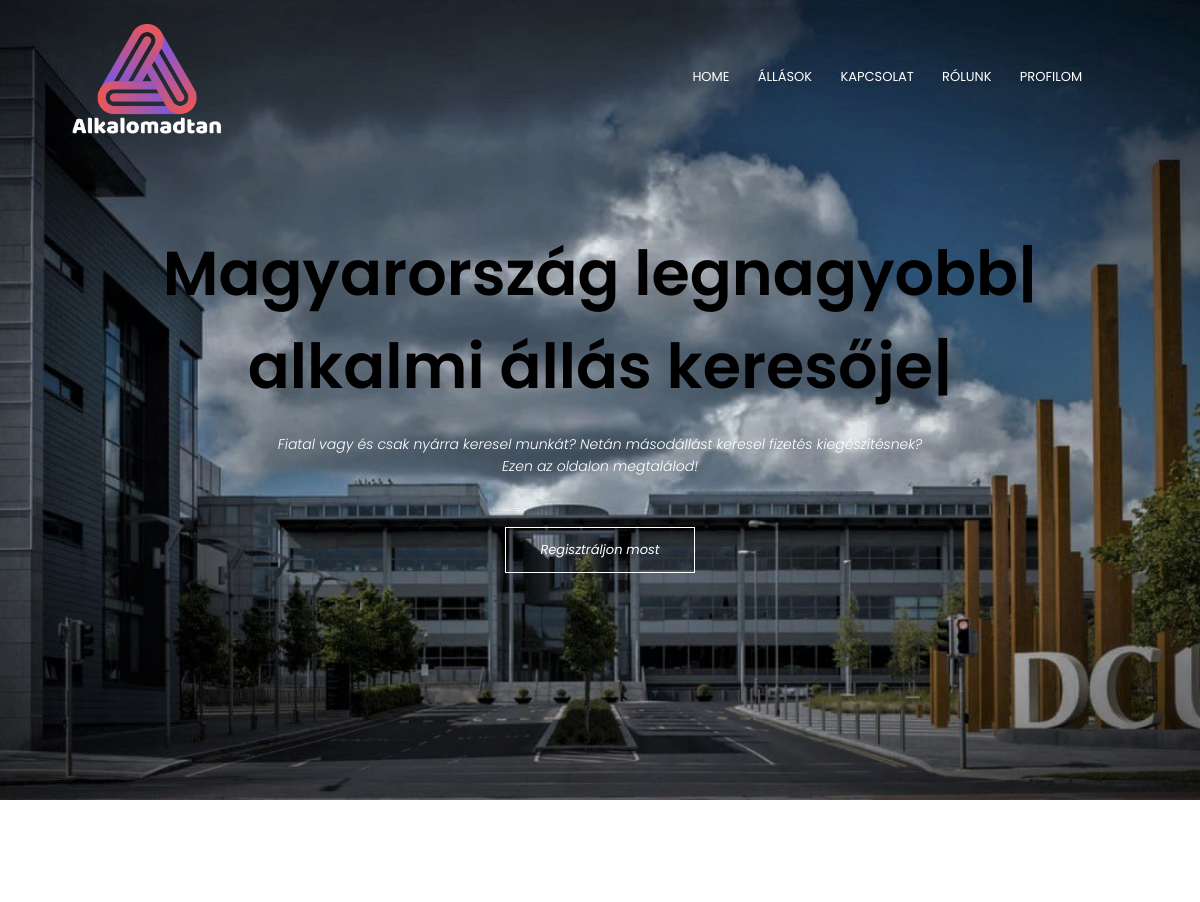
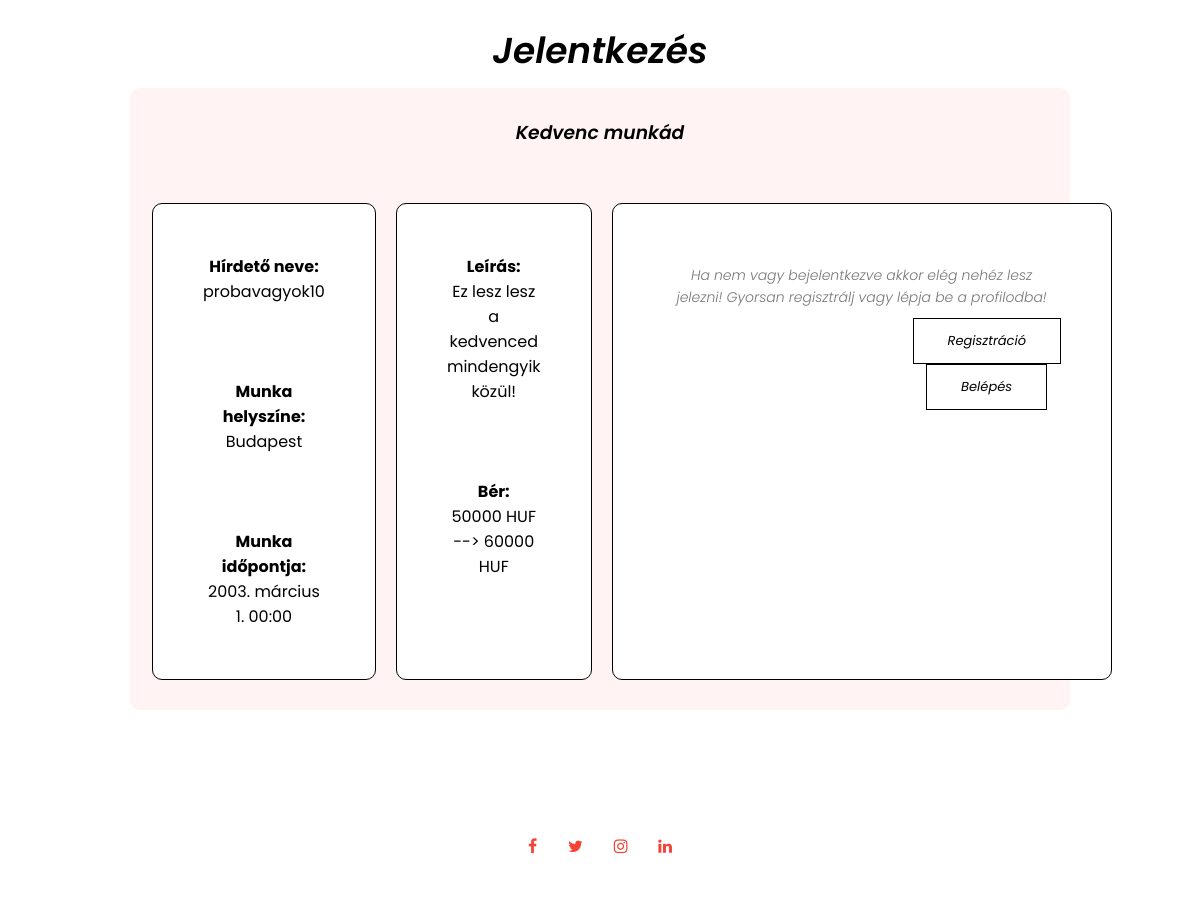
The app's page /munkak/5 with its own data (2 pictures, top to bottom).
### app/models.py (models this page shows)
class Munka(models.Model):
    class Meta:
        ordering = ["-katt"]
    nev = models.CharField(max_length=255, null=False)
    leiras = models.TextField(default="", null=False)
    helye = models.CharField(default="", max_length=255)
    katt = models.IntegerField(default=0)
    publikalo = models.ForeignKey(settings.AUTH_USER_MODEL, on_delete=models.CASCADE)
    berMin = models.IntegerField(null=False)
    berMax = models.IntegerField(null=True)
    munkaKezd = models.DateTimeField()
    def __str__(self):
        return f"Azon:{self.id}, Munka neve: {self.nev}, publikáló: {self.publikalo}"

### app/views.py (the view)
# urls.py: path("munkak/<int:munka_Id>", views.MunkaMegtekinto, name="MunkaReszlet"),
def MunkaMegtekinto(request, munka_Id):
    print(f"MunkaMegtekinto(request, {munka_Id}) / Részletes munka megtekintő")
    eredmeny = ""
    try:
        eredmeny = Munka.objects.get(id=munka_Id)
        eredmeny.katt = eredmeny.katt+1
        eredmeny.save()
    except ObjectDoesNotExist:
        print("Nem található ilyen munka")
        eredmeny = "Nem volt ilyen munka"
    except MultipleObjectsReturned:
        print("Több munka van ezen az Id-n")
        eredmeny = "Több munka van ezen az id-n"
    print(eredmeny)
    print(type(eredmeny))
    print(eredmeny.helye)
    if request.POST:
        munkaJelentkezes = JelentkezesFormModel(request.POST, request.FILES)
        if munkaJelentkezes.is_valid():
            jelentkezesMento = munkaJelentkezes.save(commit=False)
            jelentkezesMento.munkaVallalo = User.objects.get(id=request.user.id)
            jelentkezesMento.ido = django.utils.timezone.now()
            jelentkezesMento.felhID = str(request.user.id)
            jelentkezesMento.munka = Munka.objects.get(id=munka_Id)
            jelentkezesMento.save()
            print(jelentkezesMento)
            redirect("ProfilJelentkezesek")
    else:
        munkaJelentkezes = JelentkezesFormModel()
    template = loader.get_template("app/jobApply.html")
    context = {
        "cim": "Profilod",
        "munka": eredmeny,
        "form": munkaJelentkezes
        }
    return HttpResponse(template.render(context,request))

### app/templates/app/jobApply.html (shortened to what this page needs)
{% extends 'app/layout/commonhead1.html' %}
{% block content %}
{% load static %}
<section class="jobs">
    <h1>Jelentkezés</h1>
        <div class="jobs-col job-apply">
            <h3>{{munka.nev}}</h3>
            <div class="row">
                <div class="description">
                    <h4>Hírdető neve:</h4>
                    <span>
                        {{munka.publikalo}}
                    </span>
                    <br><br><br><br>
                    <h4>Munka helyszíne:</h4>
                    <span>
                        {{munka.helye}}
                    </span>
                    <br><br><br><br>
                    <h4>Munka időpontja:</h4>
                    <span>
                        {{munka.munkaKezd}}
                    </span>
                </div>
                <div class="description">
                    <h4>Leírás:</h4>
                    <span>
                        {{munka.leiras}}
                    </span>
                    <br><br><br><br>
                    <h4>Bér:</h4>
                    <span>
                        {% if munka.berMax is None %}
                        {{munka.berMin}} HUF
                        {% else %}
                        {{munka.berMin}} HUF --> {{munka.berMax}} HUF
                        {% endif %}
                    </span>
                </div>
                <div class="description">
                    <div class="contact">
                        {% if user.is_authenticated %}
                            {% if form.errors %}
                            <ul class="errors">
                                {% for error in form.errors %}
                                    <li>{{ error }}</li>
                                {% endfor %}
                            </ul>
                            {% endif %}
                        {% comment %} form generálás {% endcomment %}
                        <form method="POST" enctype="multipart/form-data">
                            {% csrf_token %}
                            {% for field in form %}
                            <div>
                                <label>{{field.label}}</label>
                                <br>
                                {{field}}
                            </div>
                            {% endfor %}
                            <input type="submit" value="Elküld" class="hero-btn black-btn"/>
                        </form>
                        {% else %}
                            <div>
                                <p>Ha nem vagy bejelentkezve akkor elég nehéz lesz jelezni! Gyorsan regisztrálj vagy lépja be a profilodba!</p>
                                <a class="hero-btn black-btn place-btn" href="{% url 'tesztRegisztral' %}">Regisztráció</a>
                                <a class="hero-btn black-btn place-btn" href="{% url 'bejelentkezes_auth' %}">Belépés</a>
                            </div>
                        {% endif %}
                    </div>
                </div>
            </div>
        </div>
</section>
{% endblock %}

### app/static/style.css (style rules this page uses)
* { margin: 0; padding: 0; font-family: 'Poppins', sans-serif; }
.hero-btn { display: inline-block; text-decoration: none; color: #fff; border: 1px solid #fff; padding: 12px 34px; font-size: 13px; background: transparent; position: relative; cursor: pointer; }
.jobs { width: 80%; margin: auto; text-align: center; padding-top: 100px; }
h1 { font-size: 36px; font-weight: 600; }
p { color: #777; font-size: 14px; font-weight: 300; line-height: 22px; padding: 10px; }
.row { margin-top: 5%; display: flex; justify-content: space-between; }
.jobs-col { flex-basis: 31%; background-color: #fff3f3; border-radius: 10px; margin-bottom: 5%; padding: 20px 12px; box-sizing: border-box; transition: 0.5s; }
h3 { text-align: center; font-weight: 600; margin: 10px 0; }
.black-btn { border: 1px solid #000; background: transparent; color: #000; }
.place-btn { margin-left: 250px; }
.description { width: 500px; justify-content: space-between; background-color: #fff; border-radius: 10px; padding: 50px; margin: 10px 10px; box-sizing: border-box; border: #000 1px solid; }
@media (max-width:1200px) { .jobs-col { margin: 10px; } }
.jobs h1 { color: black; }
.jobs-col h3 { color: black; }
.description h4, span, label { color: black; font-style:normal; }

### records on screen
Munka: nev "Kedvenc munkád", publikalo "probavagyok10", helye "Budapest", munkaKezd "2003. március 1. 00:00", leiras "Ez lesz lesz a kedvenced mindengyik közül!", berMin "50000", berMax "60000"
